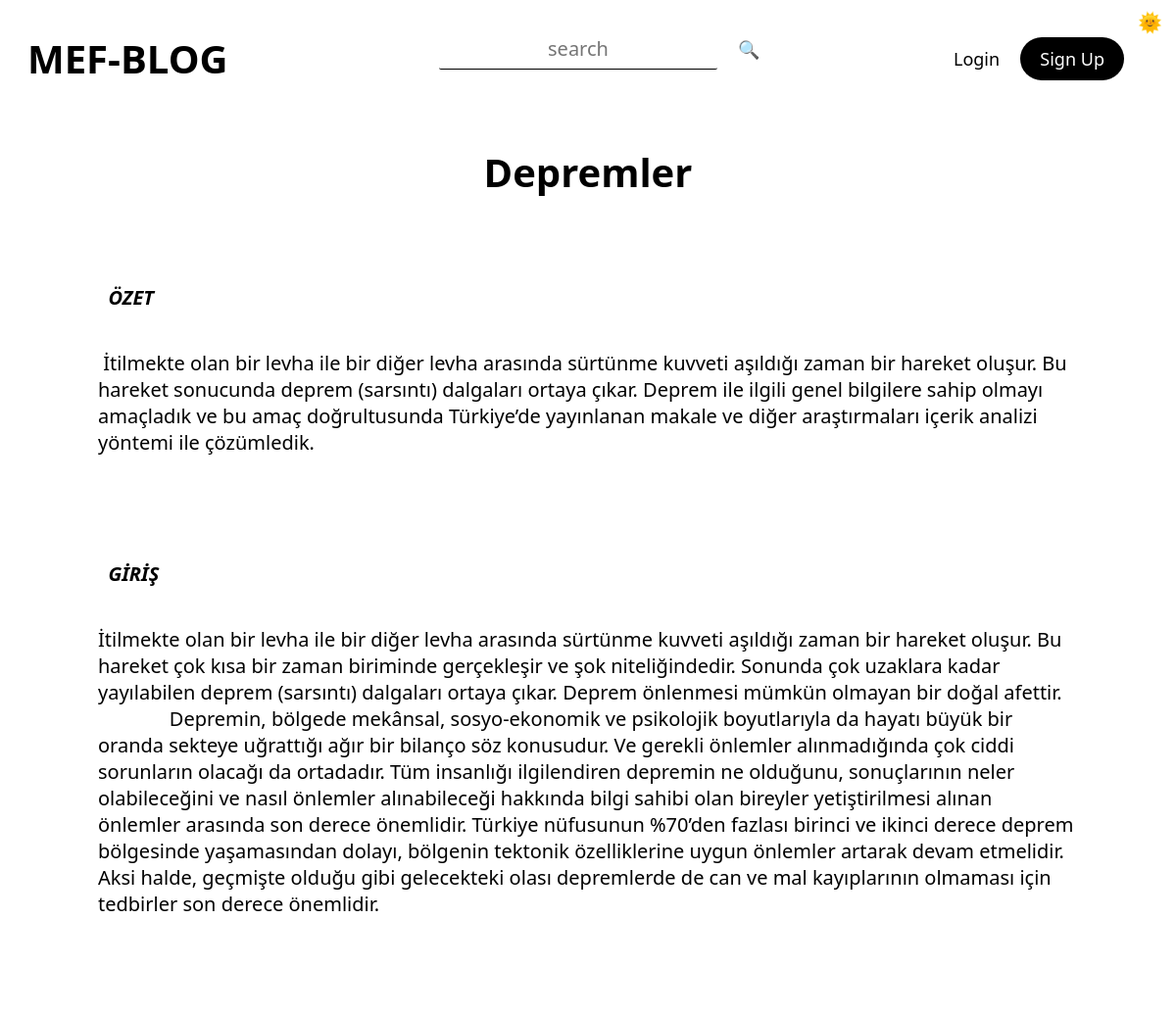
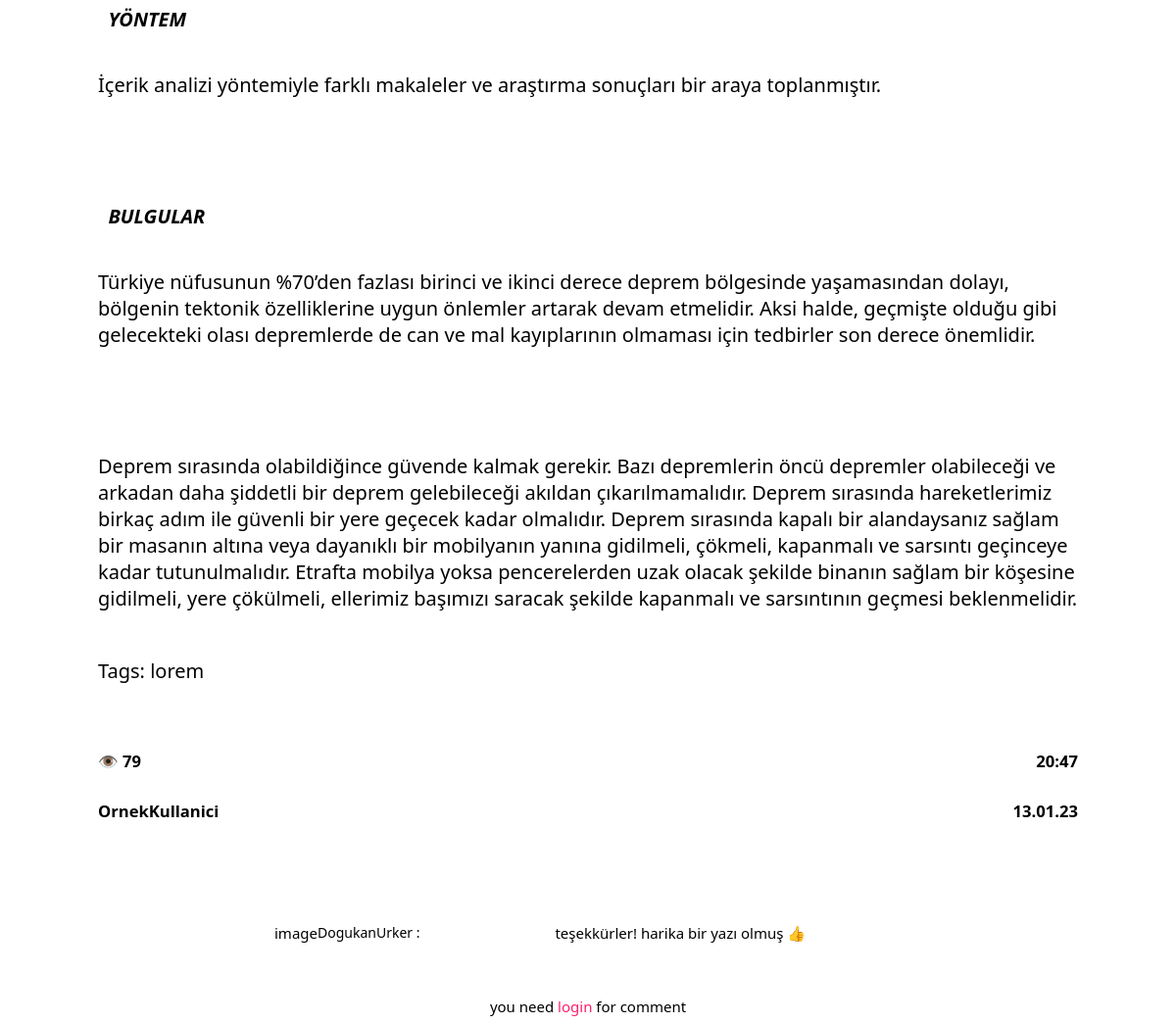
The page /1 on the database its author committed (2 pictures, top to bottom).
### tables this page shows
CREATE TABLE "posts" (
	"id"	INTEGER NOT NULL UNIQUE,
	"title"	TEXT NOT NULL,
	"tags"	TEXT,
	"content"	TEXT NOT NULL,
	"author"	TEXT NOT NULL,
	"date"	TEXT NOT NULL,
	"time"	TEXT NOT NULL,
	"views"	TEXT,
	"lastEditDate"	TEXT,
	"lastEditTime"	TEXT,
	PRIMARY KEY("id" AUTOINCREMENT)
);

### routes/post.py (the view)
@postBlueprint.route("/<int:postID>", methods=["GET", "POST"])
def post(postID):
    form = commentForm(request.form)
    connection = sqlite3.connect("db/posts.db")
    cursor = connection.cursor()
    cursor.execute(f"select id from posts")
    posts = str(cursor.fetchall())
    match str(postID) in posts:
        case True:
            message("2", f'POST: "{postID}" FOUND')
            connection = sqlite3.connect("db/posts.db")
            cursor = connection.cursor()
            cursor.execute(f'select * from posts where id = "{postID}"')
            post = cursor.fetchone()
            cursor.execute(f'update posts set views = views+1 where id = "{postID}"')
            connection.commit()
            if request.method == "POST":
                comment = request.form["comment"]
                connection = sqlite3.connect("db/comments.db")
                cursor = connection.cursor()
                cursor.execute(
                    "insert into comments(post,comment,user,date,time) \
                    values(?, ?, ?, ?, ?)",
                    (
                        postID,
                        comment,
                        session["userName"],
                        currentDate(),
                        currentTime(),
                    ),
                )
                connection.commit()
                addPoints(5, session["userName"])
                flash("You earned 5 points by commenting ", "success")
                return redirect(f"/{postID}")
            connection = sqlite3.connect("db/comments.db")
            cursor = connection.cursor()
            cursor.execute(f'select * from comments where post = "{postID}"')
            comments = cursor.fetchall()
            return render_template(
                "post.html",
                id=post[0],
                title=post[1],
                tags=post[2],
                content=post[3],
                author=post[4],
                views=post[7],
                date=post[5],
                time=post[6],
                form=form,
                comments=comments,
            )
        case False:
            message("1", "404")
            return render_template("404.html")

### forms.py
class commentForm(Form):
    comment = TextAreaField(
        "Comment",
        [validators.Length(min=20, max=500), validators.InputRequired()],
        render_kw={"placeholder": "leave a comment"},
    )

### app.py (called while the page is built)
@app.context_processor
def utility_processor():
    getProfilePicture
    return dict(getProfilePicture=getProfilePicture)

### helpers.py (called while the page is built)
def currentDate():
    return datetime.now().strftime("%d.%m.%y")

def currentTime(seconds=False):
    match seconds:
        case False:
            return datetime.now().strftime("%H:%M")
        case True:
            return datetime.now().strftime("%H:%M:%S")

def message(color, message):
    print(
        f"\n\033[94m[{currentDate()}\033[0m"
        f"\033[95m {currentTime(True)}]\033[0m"
        f"\033[9{color}m {message}\033[0m\n"
    )
    logFile = open("log.log", "a")
    logFile.write(f"[{currentDate()}" f"|{currentTime(True)}]" f" {message}\n")
    logFile.close()

### templates/post.html (shortened to what this page needs)
{% extends 'layout.html'%} {%block head%}
<link
  rel="stylesheet"
  href="{{ url_for('static', filename='css/post.css') }}"
/>
{% endblock head %} {%block body%}
<div class="post centeredHorizontally">
  <h1 class="title">{{title}}</h1>
  <p class="content">
    {{content|safe}} <br />
    Tags: {{tags.replace(",",", ")}}
  </p>
  <div class="bottomBar">
    <div>
      <h5>👁️ {{views}}</h5>
      <a href="/user/{{author|lower}}">
        <h5 class="author">
          OrnekKullanici
         </h5></a>
    </div>
    <div class="dateTime">
      <h5>{{time}}</h5>
      <h5 class="date">{{date}}</h5>
    </div>
  </div>
  {% if comments %}
    {% for comment in comments %}
      <div class="comments">
        <p>image</p>
        <section class="commentUserNameContainer">
          <a href="/user/{{comment[3]|lower}}" class="commentUserName"
            >{{comment[3]}} :</a
          >
        </section>
        <p class="centeredHorizontally">{{comment[2]}}</p>
    </div>
    <form method="post" class="commentForm">
      {% if session["userName"] %} {{form.comment(class_="comment")}}
      <button type="submit" class="btnSubmit">comment</button>
    {% else %}
    <small
      >you need
      <a href="/login/redirect=&post&{{id}}" class="linkLogin">login</a> for
      comment</small
    >
  </form>
  {% endif %}
  {% endfor %}
  {% endif %}
</div>
{% endblock body %}

### static/css/general.css (style rules this page uses)
:root { --themePrimary: #000; --themeSecondary: #fff; --themeHelper: #303030; --primaryColor: #ff206e; --primaryHelper: #FF4F8C; }
* { font-family: system-ui, "Segoe UI", Roboto, Helvetica, Arial, sans-serif, "Apple Color Emoji", "Segoe UI Emoji", "Segoe UI Symbol"; color: var(--themePrimary); }
html { font-size: 125% !important; }
body { background-color: var(--themeSecondary); }
a { text-decoration: none; user-select: none; }
.centeredHorizontally { margin-left: auto; margin-right: auto; }

### static/css/post.css (style rules this page uses)
.post { display: flex; flex-direction: column; max-width: 50rem; margin-top: 1.5rem; }
.post h1 { text-align: center; }
.title { font-size: 2rem; }
.bottomBar { display: flex; align-items: stretch; justify-content: space-between; }
.linkLogin { color: var(--primaryColor); transition: 0.25s; }
small { font-size: 0.75rem; }
.commentForm { margin: 2rem auto 0 auto; display: flex; justify-content: space-between; width: fit-content; border: 1px solid var(--primaryColor); border-radius: 1rem; }
.comments { margin: 3rem auto 0 auto; width: 32rem; font-size: 0.75rem; display: flex; justify-content: space-between; flex-wrap: wrap; align-items: center; }
.commentUserNameContainer { font-size: 0.7rem; margin-right: 2rem; }
.dateTime h5 { text-align: right; }

### static/css/editor.css (style rules this page uses)
:root { --ck-border-radius: 1rem; --ck-font-size-base: 1rem; --ck-custom-background: hsl(270, 1%, 29%); --ck-custom-foreground: hsl(255, 3%, 18%); --ck-custom-border: hsl(300, 1%, 22%); --ck-custom-white: var(--light); --ck-color-base-foreground: var(--ck-custom-background); --ck-color-focus-border: hsl(208, 90%, 62%); --ck-color-text: hsl(0, 0%, 98%); --ck-color-shadow-drop: hsla(0, 0%, 0%, 0.2); --ck-color-shadow-inner: hsla(0, 0%, 0%, 0.1); --ck-color-button-default-background: var(--ck-custom-background); --ck-color-button-default-hover-background: hsl(270, 1%, 22%); --ck-color-button-default-active-background: hsl(270, 2%, 20%); --ck-color-button-default-active-shadow: hsl(270, 2%, 23%); --ck-color-button-default-disabled-background: var(--ck-custom-background); --ck-color-button-on-background: var(--ck-custom-foreground); --ck-color-button-on-hover-background: hsl(255, 4%, 16%); --ck-color-button-on-active-background: hsl(255, 4%, 14%); --ck-color-button-on-active-shadow: hsl(240, 3%, 19%); --ck-color-button-on-disabled-background: var(--ck-custom-foreground); --ck-color-button-action-background: hsl(168, 76%, 42%); --ck-color-button-action-hover-background: hsl(168, 76%, 38%); --ck-color-button-action-active-background: hsl(168, 76%, 36%); --ck-color-button-action-active-shadow: hsl(168, 75%, 34%); --ck-color-button-action-disabled-background: hsl(168, 76%, 42%); --ck-color-button-action-text: var(--ck-custom-white); --ck-color-button-save: hsl(120, 100%, 46%); --ck-color-button-cancel: hsl(15, 100%, 56%); --ck-color-dropdown-panel-background: var(--ck-custom-background); --ck-color-dropdown-panel-border: var(--ck-custom-foreground); --ck-color-split-button-hover-background: var(--ck-color-button-default-hover-background); --ck-color-split-button-hover-border: var(--ck-custom-foreground); --ck-color-input-background: var(--ck-custom-background); --ck-color-input-border: hsl(257, 3%, 43%); --ck-color-input-text: hsl(0, 0%, 98%); --ck-color-input-disabled-background: hsl(255, 4%, 21%); --ck-color-input-disabled-border: hsl(250, 3%, 38%); --ck-color-input-disabled-text: hsl(0, 0%, 78%); --ck-color-labeled-field-label-background: var(--ck-custom-background); --ck-color-list-background: var(--ck-custom-background); --ck-color-list-button-hover-background: var(--ck-custom-foreground); --ck-color-list-button-on-background: hsl(208, 88%, 52%); --ck-color-list-button-on-text: var(--ck-custom-white); --ck-color-panel-background: var(--ck-custom-background); --ck-color-panel-border: var(--ck-custom-border); --ck-color-toolbar-background: var(--ck-custom-background); --ck-color-toolbar-border: var(--ck-custom-border); --ck-color-tooltip-background: hsl(252, 7%, 14%); --ck-color-tooltip-text: hsl(0, 0%, 93%); --ck-color-image-caption-background: hsl(0, 0%, 97%); --ck-color-image-caption-text: hsl(0, 0%, 20%); --ck-color-widget-blurred-border: hsl(0, 0%, 87%); --ck-color-widget-hover-border: hsl(43, 100%, 68%); --ck-color-widget-editable-focus-background: var(--ck-custom-white); --ck-color-link-default: hsl(190, 100%, 75%); }

### templates/post.html (style rules this page uses)
.commentForm { border: none; }

### rows shown on the page
posts: title "Depremler", content "ÖZET İtilmekte olan bir levha ile bir diğer levha arasında sürtünme kuvveti aşıldığı zaman bir hareket oluşur. Bu hareket sonucunda deprem (sarsıntı) dalgaları ortaya çıkar. Deprem ile ilgili genel bilgilere sahip olmayı amaçladık ve bu amaç doğrultusunda Türkiye’de yayınlanan makale ve diğer araştırmaları içerik analizi yöntemi ile çözümledik. GİRİŞ İtilmekte olan bir levha ile bir diğer levha arasında sürtünme kuvveti aşıldığı zaman bir hareket oluşur. Bu hareket çok kısa bir zaman biriminde gerçekleşir ve şok niteliğindedir. Sonunda çok uzaklara kadar yayılabilen deprem (sarsıntı) dalgaları ortaya çıkar. Deprem önlenmesi mümkün olmayan bir doğal afettir. Depremin, bölgede mekânsal,…", replace "lorem", views "79", time "20:47", date "13.01.23"

### other values the page prints
{{ comment[3] }} "DogukanUrker"
{{ comment[2] }} "teşekkürler! harika bir yazı olmuş 👍"
